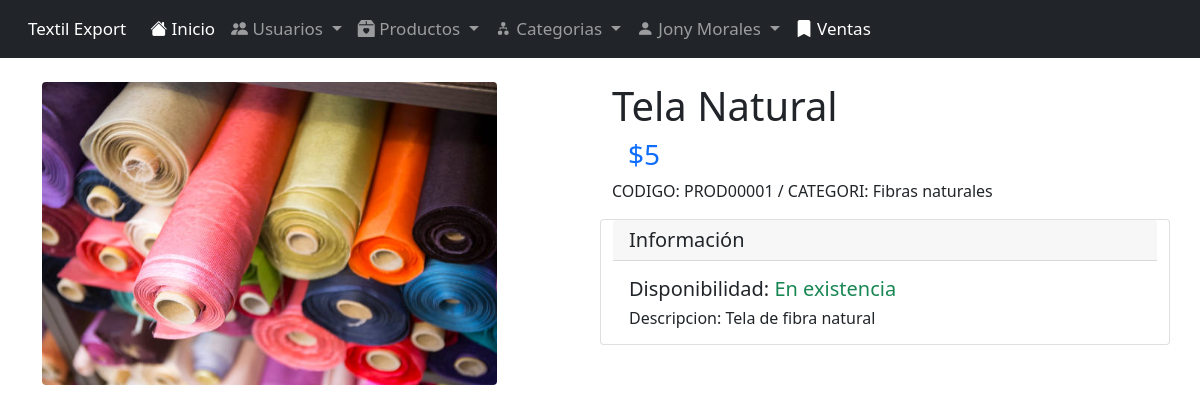
The page /Productos/Detalles/PROD00001 (signed in) on the database its author committed.
### tables this page shows
CREATE TABLE IF NOT EXISTS `producto` (
  `codigo_producto` char(9) NOT NULL,
  `nombre_producto` varchar(75) NOT NULL,
  `descripcion` varchar(255) NOT NULL,
  `imagen` varchar(13) NOT NULL,
  `precio` float(10,2) NOT NULL,
  `existencias` int NOT NULL,
  `id_categoria` char(2) NOT NULL,
  `estado` int NOT NULL DEFAULT '1',
  PRIMARY KEY (`codigo_producto`),
  KEY `producto_ibfk_2` (`id_categoria`)
);

CREATE TABLE IF NOT EXISTS `categoria` (
  `id_categoria` char(2) NOT NULL,
  `nombre_categoria` varchar(50) NOT NULL,
  `estado_categoria` int NOT NULL DEFAULT '1',
  PRIMARY KEY (`id_categoria`)
);

### controllers/ProductosController.php (called while the page is built, shortened)
<?php
require_once "./models/ProductosModel.php";
    class ProductosController extends Controller
    {
        private $modelo;
        public function __construct()
        {
            $this->modelo = new ProductosModel();
        }
        public function Detalles($id)
        {
            $categoriasModel = new CategoriasModel();
            $viewBag['categorias']=$categoriasModel->get();
            $viewBag['productos']=$this->modelo->get($id);
            $this->render("detalles.php",$viewBag);
        }
    }
?>

### index.php (called while the page is built, shortened)
<?php
include_once "./controllers/ProductosController.php";
$router = new Routing();
$method=$router->method;
$param=$router->param;
$controller=new $controller;
$controller->$method($param);

### models/ConexionModel.php (called while the page is built, shortened)
<?php
abstract class ModelPDO{
        private $db_host="localhost";
        private $db_user="root";
        private $db_pass="";
        private $db_name="textil-export";
        protected $conn;
        protected function db_open()
        {
            try
            {
                $this->conn= new PDO("mysql: host=$this->db_host;dbname=$this->db_name;charset=utf8" ,$this->db_user,$this->db_pass);
            }
            catch(PDOException $e)
            {
                echo $e->getMessage();
            }
        }
        protected function db_close()
        {
            $this->conn=null;
        }
        protected function get_query($query,$params=array())
        {
            $rows= [];
            $stmt = $this->conn->prepare($query);
            $stmt->execute($params);
            while($rows[]=$stmt->fetch(PDO::FETCH_ASSOC));
            array_pop($rows);
            return $rows;
        }
}

### models/ProductosModel.php (called while the page is built, shortened)
<?php
require_once "ConexionModel.php";
class ProductosModel extends ModelPDO{
    public function get($id=''){
        if($id==''){
            $query="SELECT * FROM producto P INNER JOIN categoria C ON P.id_categoria=C.id_categoria WHERE estado='1';";
            return $this->get_query($query);
        }
        else{
            $query= "SELECT * FROM producto P INNER JOIN categoria C ON P.id_categoria=C.id_categoria WHERE codigo_producto =:codigo_producto AND estado='1'";
            return $this->get_query($query,[":codigo_producto"=>$id]);
        }
    }
}

### views/Productos/detalles.php (the view, shortened to what this page needs)
<!DOCTYPE html>
<html lang="en">
<head>
    <link rel="stylesheet" href="<?=PATH?>/views/assets/css/details.css">
    <?php
        include 'views/header.php';
    ?>
</head>
<body>
<?php
        include 'views/menu.php';
    ?>
    <div class="container">
        <?php foreach($productos as $producto)
                                $path="img/".$producto['imagen'];
                                if(file_exists($path))
                        {
                            ?>
        <div class="row justify  mt-4 mr-1">
            <div class="col-md-6">
                <div id="carouselExampleSlidesOnly" class="carousel slide" data-bs-ride="carousel">
                    <div class="carousel-inner">
                        <div class="carousel-item active">
                            <?php echo "<img src='".PATH."/img/".$producto['imagen']."'  class='rounded float-start col-md-10 img-datails'>"?>
                        </div>
                    </div>
                </div>
            </div>
            <div class="col-md-6">
                <form method="POST" action="<?=PATH?>/Productos/Comprar/<?=$producto['codigo_producto']?>">
                    <div class="form-group row">
                        <div class="col-md-12">
                            <h1 class=""><?=$producto['nombre_producto']?></h1>
                        </div>
                    </div>
                    <h3 class="text-primary mx-3">$<?=$producto['precio']?></h3>
                    <p class="card-text text-justify">CODIGO: <?=$producto['codigo_producto']?> / CATEGORI: <?=$producto['nombre_categoria']?></p>
                </form>
                <div class="row my-3">
                    <div class="card">
                        <h5 class="card-header">Información</h5>
                        <div class="card-body">
                            <?php
                                    if(($producto['existencias'])>0)
                                    {
                                        ?>
                            <h5 class="card-text ">Disponibilidad: <span class="text-success"> En existencia</span></h5>
                            <?php
                                    }
                                    else{
                                        ?>
                            <p class="card-text ">Disponibilidad: <span class="text-danger"> Agotado</span></p>
                            <?php
                                    }
                                    ?>
                            <h6 class="card-text text-justify">Descripcion: <?=$producto['descripcion']?></h6>
                        </div>
                    </div>
                </div>
            </div>
        </div>
        <?php
                        }
            ?>
    </div>
</body>
</html>

### views/assets/css/all.css (style rules this page uses)
body { background-color: white; }

### rows shown on the page
producto: imagen (picture), nombre_producto "Tela Natural", precio "5", codigo_producto "PROD00001", id_categoria.nombre_categoria "Fibras naturales", descripcion "Tela de fibra natural"

### other values the page prints
$_SESSION['login_buffer']['nombre'] "Jony Morales"
